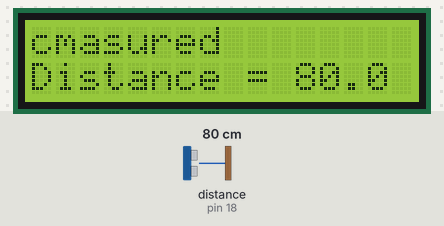
Bench run of a program on a simulated Raspberry Pi (header pin numbers). Parts: 16×2 character LCD. The inputs (shaded band) are chosen by the test bench; at power-on: distance to the obstacle (sensor on pin 18) 80 cm. The echo pulse lasts 58.3 µs per cm; the clock reads 2024-03-15 10:24:30 at power-on unless the program sets it.

Above: at 2.2 s.
2.3 s: distance to the obstacle (sensor on pin 18) set to 2 cm
At 4.2 s:
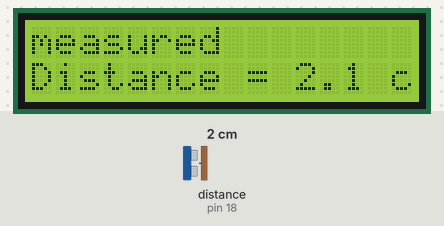
4.5 s: distance to the obstacle (sensor on pin 18) set to 120 cm
At 5.8 s:
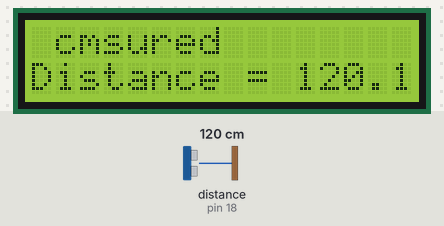
6.6 s: distance to the obstacle (sensor on pin 18) set to 4 cm
At 8.3 s:
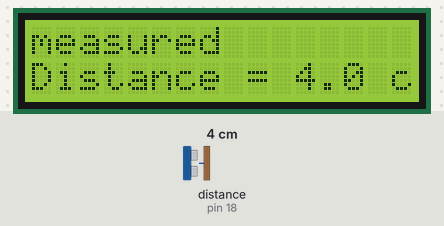
Timing chart, 0 to 9.8 s (numbered marks = the images above; inputs shaded):
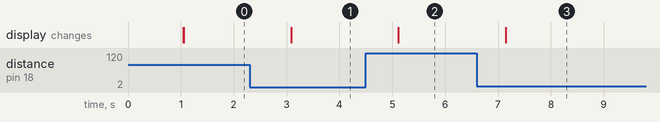

The program:

lcd_ultra.py
```python
import RPi.GPIO as GPIO
import time
from RPLCD import CharLCD, cleared, cursor
GPIO.setmode(GPIO.BOARD)
GPIO.setwarnings(False)

GPIO_TRIGGER= 22
GPIO_ECHO= 18


GPIO.setup(GPIO_TRIGGER, GPIO.OUT)
GPIO.setup(GPIO_ECHO, GPIO.IN)


 ###initialization of Pins using GPIO.BOARD mode
lcd = CharLCD(numbering_mode=GPIO.BOARD, cols=16, rows=2, pin_rs=37, pin_e=35, pins_data=[33, 31, 29, 23])
lcd.clear()

lcd.cursor_pos=(0,0)
lcd.write_string ("Ultrasonic Meas.")
time.sleep(1)
lcd.clear()

def distance():
    # set Trigger to HIGH
    GPIO.output(GPIO_TRIGGER, True)

    # set Trigger after 0.01ms to LOW
    time.sleep(0.00001)
    GPIO.output(GPIO_TRIGGER, False)

    StartTime = time.time()
    StopTime = time.time()

    # save StartTime
    while GPIO.input(GPIO_ECHO) == 0:
        StartTime = time.time()

    # save time of arrival
    while GPIO.input(GPIO_ECHO) == 1:
        StopTime = time.time()

    # time difference between start and arrival
    TimeElapsed = StopTime - StartTime
     # multiply with the sonic speed (34300 cm/s)
    # and divide by 2, because there and back
    distance = (TimeElapsed * 34300) / 2

    return distance

if __name__ == '__main__':
    try:
        while True:
            dist = distance()
            lcd.cursor_pos=(0,0)
            lcd.write_string ("Measured \n\rDistance = %.1f cm" % dist)
            time.sleep(1)


        # Reset by pressing CTRL + C
    except KeyboardInterrupt:
        lcd.cursor_pos=(0,0)
        lcd.write_string ("Measurement \n\rstopped by User")

        GPIO.cleanup()
```

Measured:
- after the input at 2.3 s, the display: changes after 0.78 s (image 1)
- after the input at 4.5 s, the display: changes after 0.61 s (image 2)
- after the input at 6.6 s, the display: changes after 0.54 s (image 3)
